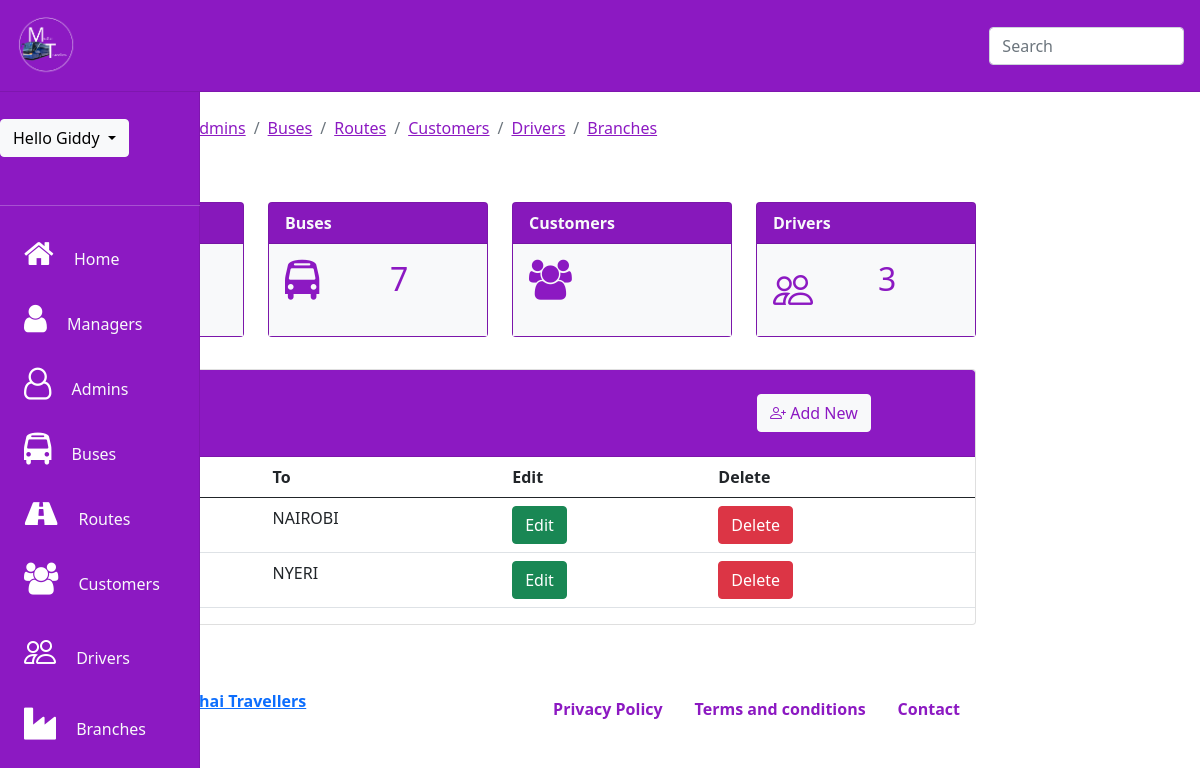
Before: /super_admin/routes.php (signed in) with the older database file.
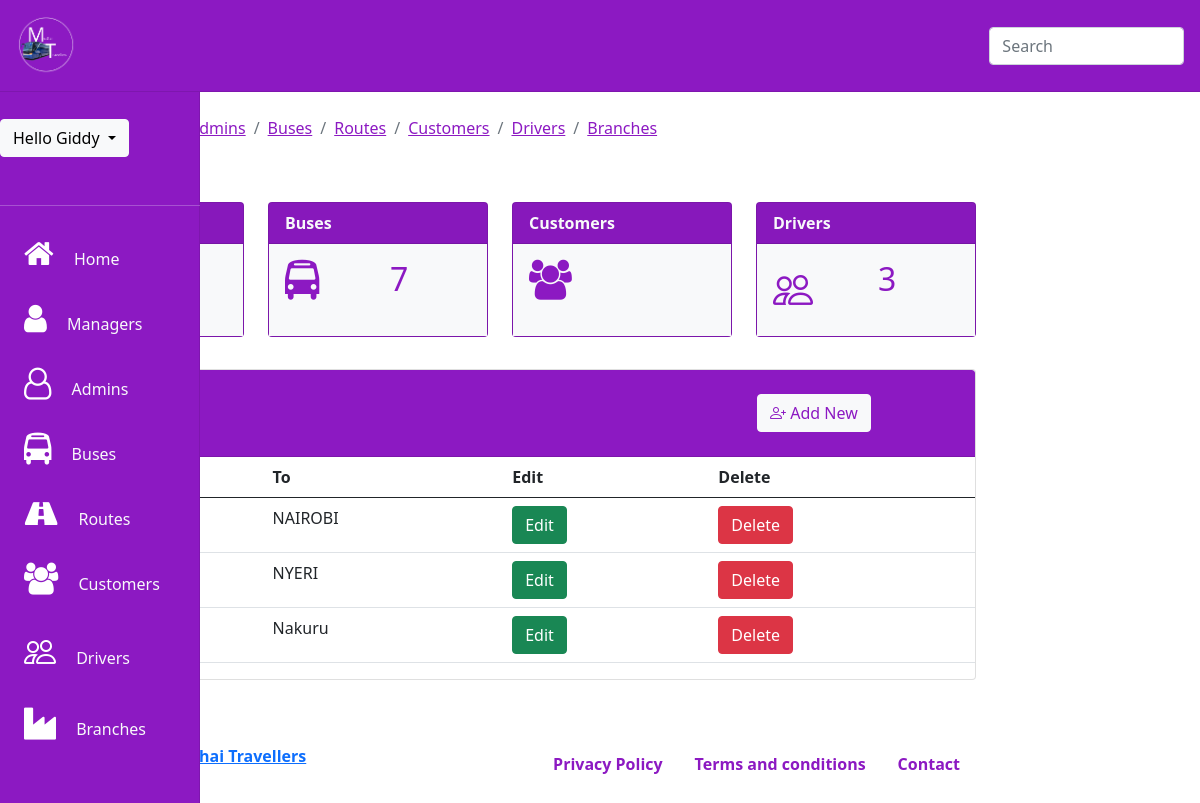
After: the same page with the newer database file.
### tables this page shows
CREATE TABLE `routes` (
  `id` int(11) NOT NULL,
  `fromm` varchar(100) NOT NULL,
  `too` varchar(100) NOT NULL
);

### super_admin/partials/i_routes.php (the view, shortened to what this page needs)
<?php
 $sql ="SELECT *FROM routes
  ORDER BY id";
   $query =$con->query($sql);
   WHILE($row=$query->fetch_assoc())
   {
       ?>
<tr>
    <td><?php echo $row['fromm'];?></td>
    <td><?php echo $row['too'];?></td>
    <form action="partials/updatedata.php" Method="POST">
        <th><input type="submit" name="edit" class="btn btn-success" data-target="#addnew" value="Edit"></th>
    </form>
    <form action="partials/delete.php" Method="POST">
        <th><input type="submit" name="delete" class="btn btn-danger" value="Delete"></th>
    </form>
</tr>
<?php
                }
                ?>

Changed rows visible on the page:
added routes: too "Nakuru"
